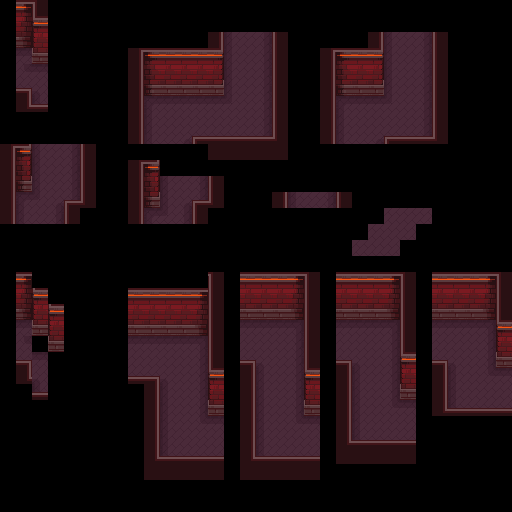

Rendered tile map (Tiled .tmx) drawn with the repository's tilesets; below, a short description and the full map source, tile grids included:
An orthogonal 32x32 tile map with 16x16 px tiles, 3 tile layers (Back, Walls, Front).

<map version="1.10" tiledversion="1.10.2" orientation="orthogonal" renderorder="right-down" width="32" height="32" tilewidth="16" tileheight="16" infinite="0" nextlayerid="4" nextobjectid="1">
 <tileset firstgid="1" source="../../../Tilesets/forge_tileset.tsx" />
 <layer id="1" name="Back" width="32" height="32">
  <data encoding="csv">
0,0,0,0,0,0,0,0,0,0,0,0,0,0,0,0,0,0,0,0,0,0,0,0,0,0,0,0,0,0,0,0,
0,0,0,0,0,0,0,0,0,0,0,0,0,0,0,0,0,0,0,0,0,0,0,0,0,0,0,0,0,0,0,0,
0,0,0,0,0,0,0,0,0,0,0,0,0,0,202,203,204,0,0,0,0,0,0,0,202,203,204,0,0,0,0,0,
0,178,0,0,0,0,0,0,0,0,0,0,0,0,202,203,204,0,0,0,0,0,0,0,202,203,204,0,0,0,0,0,
0,230,178,0,0,0,0,0,0,0,0,0,0,0,202,203,204,0,0,0,0,0,0,0,202,203,204,0,0,0,0,0,
0,228,182,0,0,0,0,0,0,0,0,0,0,0,202,203,204,0,0,0,0,0,0,0,202,203,204,0,0,0,0,0,
0,0,227,0,0,0,0,0,0,177,178,178,178,178,232,203,204,0,0,0,0,177,178,178,232,203,204,0,0,0,0,0,
0,0,0,0,0,0,0,0,0,202,203,203,203,203,203,203,204,0,0,0,0,202,203,203,203,203,204,0,0,0,0,0,
0,0,0,0,0,0,0,0,0,202,203,180,228,228,228,228,229,0,0,0,0,202,203,180,228,228,229,0,0,0,0,0,
0,0,202,203,204,0,0,0,0,0,0,0,0,0,0,0,0,0,0,0,0,0,0,0,0,0,0,0,0,0,0,0,
0,0,202,203,204,0,0,0,0,0,0,0,0,0,0,0,0,0,0,0,0,0,0,0,0,0,0,0,0,0,0,0,
0,0,202,203,204,0,0,0,0,0,202,203,204,0,0,0,0,0,0,0,0,0,0,0,0,0,0,0,0,0,0,0,
0,177,232,180,229,0,0,0,0,0,207,180,229,0,0,0,0,0,202,203,204,0,0,0,0,0,0,0,0,0,0,0,
0,202,203,204,0,0,0,0,0,177,232,204,0,0,0,0,0,0,0,0,0,0,0,0,203,203,203,0,0,0,0,0,
0,0,0,0,0,0,0,0,0,0,0,0,0,0,0,0,0,0,0,0,0,0,0,203,203,203,0,0,0,0,0,0,
0,0,0,0,0,0,0,0,0,0,0,0,0,0,0,0,0,0,0,0,0,0,203,203,203,0,0,0,0,0,0,0,
0,0,0,0,0,0,0,0,0,0,0,0,0,0,0,0,0,0,0,0,0,0,0,0,0,0,0,0,0,0,0,0,
0,0,0,0,0,0,0,0,0,0,0,0,0,0,0,0,0,0,0,0,0,0,0,0,0,0,0,0,0,0,0,0,
0,0,0,0,0,0,0,0,0,0,0,0,0,0,0,0,0,0,0,0,0,0,0,0,0,0,0,0,0,0,0,0,
0,0,0,0,0,0,0,0,0,0,0,0,0,0,0,0,0,0,0,0,0,0,0,0,0,0,0,0,0,0,0,0,
0,178,0,0,0,0,0,0,0,0,0,0,0,0,0,178,178,178,179,0,0,178,178,178,179,0,0,178,178,178,179,0,
0,230,0,0,0,0,0,0,178,178,178,178,179,0,0,203,203,203,204,0,0,203,203,203,204,0,0,203,203,203,204,0,
0,228,178,0,0,0,0,0,203,203,203,203,204,0,0,228,182,203,204,0,0,228,182,203,205,0,0,228,182,203,204,0,
0,0,182,0,0,0,0,0,228,228,182,203,204,0,0,0,202,203,205,0,0,0,202,203,205,0,0,0,202,203,230,178,
0,0,227,0,0,0,0,0,0,0,202,203,205,0,0,0,202,203,205,0,0,0,202,203,205,0,0,0,202,203,203,203,
0,0,0,0,0,0,0,0,0,0,202,203,205,0,0,0,202,203,205,0,0,0,202,203,230,178,0,0,227,228,228,228,
0,0,0,0,0,0,0,0,0,0,202,203,230,231,0,0,202,203,230,231,0,0,202,203,203,203,0,0,0,0,0,0,
0,0,0,0,0,0,0,0,0,0,202,203,203,203,0,0,202,203,203,203,0,0,227,228,228,228,0,0,0,0,0,0,
0,0,0,0,0,0,0,0,0,0,227,228,228,228,0,0,227,228,228,228,0,0,0,0,0,0,0,0,0,0,0,0,
0,0,0,0,0,0,0,0,0,0,0,0,0,0,0,0,0,0,0,0,0,0,0,0,0,0,0,0,0,0,0,0,
0,0,0,0,0,0,0,0,0,0,0,0,0,0,0,0,0,0,0,0,0,0,0,0,0,0,0,0,0,0,0,0,
0,0,0,0,0,0,0,0,0,0,0,0,0,0,0,0,0,0,0,0,0,0,0,0,0,0,0,0,0,0,0,0
</data>
 </layer>
 <layer id="2" name="Walls" width="32" height="32">
  <data encoding="csv">
0,7,77,0,0,0,0,0,0,0,0,0,0,0,0,0,0,0,0,0,0,0,0,0,0,0,0,0,0,0,0,0,
0,32,102,0,0,0,0,0,0,0,0,0,0,0,0,0,0,0,0,0,0,0,0,0,0,0,0,0,0,0,0,0,
0,57,127,0,0,0,0,0,0,0,0,0,0,55,0,0,0,51,0,0,0,0,0,55,0,0,0,51,0,0,0,0,
0,0,152,0,0,0,0,0,79,8,103,103,103,104,0,0,0,51,0,0,79,8,103,104,0,0,0,51,0,0,0,0,
0,0,0,0,0,0,0,0,55,33,128,128,128,129,0,0,0,51,0,0,55,33,128,129,0,0,0,51,0,0,0,0,
0,0,0,0,0,0,0,0,55,58,153,153,153,154,0,0,0,51,0,0,55,58,153,154,0,0,0,51,0,0,0,0,
0,29,0,0,0,0,0,0,55,0,0,0,0,0,0,0,0,51,0,0,55,0,0,0,0,0,0,51,0,0,0,0,
0,0,0,0,0,0,0,0,55,0,0,0,0,0,0,0,0,51,0,0,55,0,0,0,0,0,0,51,0,0,0,0,
0,0,0,0,0,0,0,0,55,0,0,0,0,0,0,0,0,27,0,0,55,0,0,0,0,0,0,27,0,0,0,0,
79,80,0,0,0,51,0,0,0,0,0,0,0,28,28,28,28,28,0,0,0,0,0,0,0,0,0,0,0,0,0,0,
55,105,0,0,0,51,0,0,79,80,0,0,0,0,0,0,0,0,0,0,0,0,0,0,0,0,0,0,0,0,0,0,
55,130,0,0,0,51,0,0,55,105,0,0,0,51,0,0,0,0,0,0,0,0,0,0,0,0,0,0,0,0,0,0,
55,0,0,0,0,27,0,0,55,130,0,0,0,27,0,0,0,55,0,0,0,51,0,0,0,0,0,0,0,0,0,0,
55,0,0,0,51,0,0,0,55,0,0,0,51,0,0,0,0,0,0,0,0,0,0,0,0,0,0,0,0,0,0,0,
0,0,0,0,0,0,0,0,0,0,0,0,0,0,0,0,0,0,0,0,0,0,0,0,0,0,0,0,0,0,0,0,
0,0,0,0,0,0,0,0,0,0,0,0,0,0,0,0,0,0,0,0,0,0,0,0,0,0,0,0,0,0,0,0,
0,0,0,0,0,0,0,0,0,0,0,0,0,0,0,0,0,0,0,0,0,0,0,0,0,0,0,0,0,0,0,0,
0,7,0,0,0,0,0,0,0,0,0,0,0,77,0,103,103,103,7,77,0,103,103,103,7,77,0,103,103,103,7,77,
0,32,102,0,0,0,0,0,103,103,103,103,7,51,0,128,128,128,32,51,0,128,128,128,32,51,0,128,128,128,32,51,
0,57,127,102,0,0,0,0,128,128,128,128,32,51,0,153,153,153,57,51,0,153,153,153,57,51,0,153,153,153,57,51,
0,0,152,127,0,0,0,0,153,153,153,153,57,51,0,0,0,0,0,51,0,0,0,0,0,51,0,0,0,0,0,102,
0,0,0,152,0,0,0,0,0,0,0,0,0,51,0,0,0,0,0,51,0,0,0,0,0,51,0,0,0,0,0,127,
0,0,0,0,0,0,0,0,0,0,0,0,0,51,0,0,0,0,0,51,0,0,0,0,0,102,0,0,0,0,0,152,
0,29,0,0,0,0,0,0,0,0,0,0,0,102,0,55,0,0,0,102,0,55,0,0,0,127,0,55,0,0,0,0,
0,0,0,0,0,0,0,0,0,55,0,0,0,127,0,55,0,0,0,127,0,55,0,0,0,152,0,55,0,0,0,0,
0,0,0,0,0,0,0,0,0,55,0,0,0,152,0,55,0,0,0,152,0,55,0,0,0,0,0,29,0,0,0,0,
0,0,0,0,0,0,0,0,0,55,0,0,0,0,0,55,0,0,0,0,0,55,0,0,0,0,0,0,0,0,0,0,
0,0,0,0,0,0,0,0,0,55,0,0,0,0,0,55,0,0,0,0,0,29,0,0,0,0,0,0,0,0,0,0,
0,0,0,0,0,0,0,0,0,29,0,0,0,0,0,29,0,0,0,0,0,28,28,28,28,28,0,0,0,0,0,0,
0,0,0,0,0,0,0,0,0,28,28,28,28,28,0,28,28,28,28,28,0,0,0,0,0,0,0,0,0,0,0,0,
0,0,0,0,0,0,0,0,0,0,0,0,0,0,0,0,0,0,0,0,0,0,0,0,0,0,0,0,0,0,0,0,
0,0,0,0,0,0,0,0,0,0,0,0,0,0,0,0,0,0,0,0,0,0,0,0,0,0,0,0,0,0,0,0
</data>
 </layer>
 <layer id="3" name="Front" width="32" height="32">
  <data encoding="csv">
0,0,0,0,0,0,0,0,0,0,0,0,0,0,0,0,0,0,0,0,0,0,0,0,0,0,0,0,0,0,0,0,
0,0,0,0,0,0,0,0,0,0,0,0,0,0,0,0,0,0,0,0,0,0,0,0,0,0,0,0,0,0,0,0,
0,0,0,0,0,0,0,0,0,0,0,0,0,0,0,0,0,0,0,0,0,0,0,0,0,0,0,0,0,0,0,0,
0,0,0,0,0,0,0,0,0,0,0,0,0,0,0,0,0,0,0,0,0,0,0,0,0,0,0,0,0,0,0,0,
0,0,0,0,0,0,0,0,0,0,0,0,0,0,0,0,0,0,0,0,0,0,0,0,0,0,0,0,0,0,0,0,
0,30,0,0,0,0,0,0,0,0,0,0,0,0,0,0,0,0,0,0,0,0,0,0,0,0,0,0,0,0,0,0,
0,0,3,0,0,0,0,0,0,0,0,0,0,0,0,0,0,0,0,0,0,0,0,0,0,0,0,0,0,0,0,0,
0,0,0,0,0,0,0,0,0,0,0,0,0,0,0,0,0,0,0,0,0,0,0,0,0,0,0,0,0,0,0,0,
0,0,0,0,0,0,0,0,0,0,0,0,2,3,3,3,3,0,0,0,0,0,0,0,2,3,3,0,0,0,0,0,
0,0,0,0,0,0,0,0,0,0,0,0,0,0,0,0,0,0,0,0,0,0,0,0,0,0,0,0,0,0,0,0,
0,0,0,0,0,0,0,0,0,0,0,0,0,0,0,0,0,0,0,0,0,0,0,0,0,0,0,0,0,0,0,0,
0,0,0,0,0,0,0,0,0,0,0,0,0,0,0,0,0,0,0,0,0,0,0,0,0,0,0,0,0,0,0,0,
0,0,0,0,26,0,0,0,0,0,0,0,26,0,0,0,0,0,0,0,0,0,0,0,0,0,0,0,0,0,0,0,
0,0,0,0,0,0,0,0,0,0,0,0,0,0,0,0,0,0,0,0,0,0,0,0,0,0,0,0,0,0,0,0,
0,0,0,0,0,0,0,0,0,0,0,0,0,0,0,0,0,0,0,0,0,0,0,0,0,0,0,0,0,0,0,0,
0,0,0,0,0,0,0,0,0,0,0,0,0,0,0,0,0,0,0,0,0,0,0,0,0,0,0,0,0,0,0,0,
0,0,0,0,0,0,0,0,0,0,0,0,0,0,0,0,0,0,0,0,0,0,0,0,0,0,0,0,0,0,0,0,
0,0,0,0,0,0,0,0,0,0,0,0,0,0,0,0,0,0,0,0,0,0,0,0,0,0,0,0,0,0,0,0,
0,0,0,0,0,0,0,0,0,0,0,0,0,0,0,0,0,0,0,0,0,0,0,0,0,0,0,0,0,0,0,0,
0,0,0,0,0,0,0,0,0,0,0,0,0,0,0,0,0,0,0,0,0,0,0,0,0,0,0,0,0,0,0,0,
0,0,0,0,0,0,0,0,0,0,0,0,0,0,0,0,0,0,0,0,0,0,0,0,0,0,0,0,0,0,0,0,
0,0,0,0,0,0,0,0,0,0,0,0,0,0,0,0,0,0,0,0,0,0,0,0,0,0,0,0,0,0,0,0,
0,30,0,0,0,0,0,0,0,0,0,0,0,0,0,30,0,0,0,0,0,30,0,0,0,0,0,30,0,0,0,0,
0,0,0,0,0,0,0,0,3,30,0,0,0,0,0,0,0,0,0,0,0,0,0,0,0,0,0,0,0,0,0,0,
0,0,3,0,0,0,0,0,0,0,0,0,0,0,0,0,0,0,0,0,0,0,0,0,0,0,0,0,0,0,0,0,
0,0,0,0,0,0,0,0,0,0,0,0,0,0,0,0,0,0,0,0,0,0,0,0,0,0,0,0,3,3,3,3,
0,0,0,0,0,0,0,0,0,0,0,0,0,0,0,0,0,0,0,0,0,0,0,0,0,0,0,0,0,0,0,0,
0,0,0,0,0,0,0,0,0,0,0,0,0,0,0,0,0,0,0,0,0,0,3,3,3,3,0,0,0,0,0,0,
0,0,0,0,0,0,0,0,0,0,3,3,3,3,0,0,3,3,3,3,0,0,0,0,0,0,0,0,0,0,0,0,
0,0,0,0,0,0,0,0,0,0,0,0,0,0,0,0,0,0,0,0,0,0,0,0,0,0,0,0,0,0,0,0,
0,0,0,0,0,0,0,0,0,0,0,0,0,0,0,0,0,0,0,0,0,0,0,0,0,0,0,0,0,0,0,0,
0,0,0,0,0,0,0,0,0,0,0,0,0,0,0,0,0,0,0,0,0,0,0,0,0,0,0,0,0,0,0,0
</data>
 </layer>
</map>
